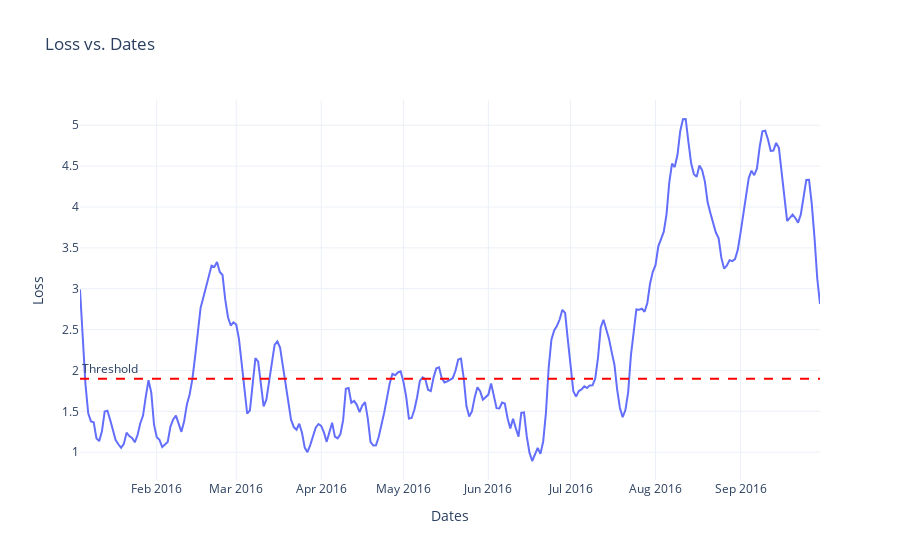

The cell this chart's notebook holds for it:
### Code cell
##plot the results for monitored period data to see number of anomalies and if the Feb 14 anaomaly is the only one being captured
recons_monitored_data=model.predict(X_monitored_period)
print(X_monitored_period.shape)
data_loss_monitored=tf.keras.losses.mae(recons_monitored_data,X_monitored_period)
# print(data_loss)
data_loss_monitored_mean=tf.reduce_mean(data_loss_monitored,axis=1)
print(data_loss_monitored_mean)
chk_monitored_data_dated=pd.DataFrame({'Dates':monitored_period_df.index[seq_len:],'Loss':data_loss_monitored_mean})
display(chk_monitored_data_dated)
chk_monitored_data_dated.plot(x='Dates',y='Loss',figsize=(10,5))
plt.axhline(y=threshold, color='red', linestyle='--', linewidth=2, label='Threshold')

###plot plotly plots for train data to analyze 

fig = px.line(chk_monitored_data_dated, x='Dates', y='Loss', title='Loss vs. Dates', labels={'Loss': 'Loss', 'Dates': 'Dates'}) # Add a threshold line threshold = 0.5 # Replace with the actual threshold value 
fig.add_hline(y=threshold, line=dict(color='red', width=2, dash='dash'), annotation_text='Threshold', annotation_position='top left') # Customize the layout
fig.update_layout( xaxis_title='Dates', yaxis_title='Loss', legend_title='Legend', template='plotly_white' ) # Show the plot fig.show()

### Figure 1 — Plotly figure (JSON) as saved in the notebook; plotly's stock layout.template omitted (floating-point values rounded to 4 significant figures; data arrays with more than 128 entries replaced by an {"elided": "..."} marker saying what was removed)
{"data": [{"hovertemplate": "Dates=%{x}<br>Loss=%{y}<extra></extra>", "legendgroup": "", "line": {"color": "#636efa", "dash": "solid"}, "marker": {"symbol": "circle"}, "mode": "lines", "name": "", "orientation": "v", "showlegend": false, "type": "scatter", "x": {"elided": "271 str values"}, "xaxis": "x", "y": {"elided": "271 float values"}, "yaxis": "y"}], "layout": {"annotations": [{"showarrow": false, "text": "Threshold", "x": 0, "xanchor": "left", "xref": "x domain", "y": 1.899, "yanchor": "bottom", "yref": "y"}], "legend": {"title": {"text": "Legend"}, "tracegroupgap": 0}, "shapes": [{"line": {"color": "red", "dash": "dash", "width": 2}, "type": "line", "x0": 0, "x1": 1, "xref": "x domain", "y0": 1.899, "y1": 1.899, "yref": "y"}], "title": {"text": "Loss vs. Dates"}, "xaxis": {"anchor": "y", "domain": [0, 1], "title": {"text": "Dates"}}, "yaxis": {"anchor": "x", "domain": [0, 1], "title": {"text": "Loss"}}}}
